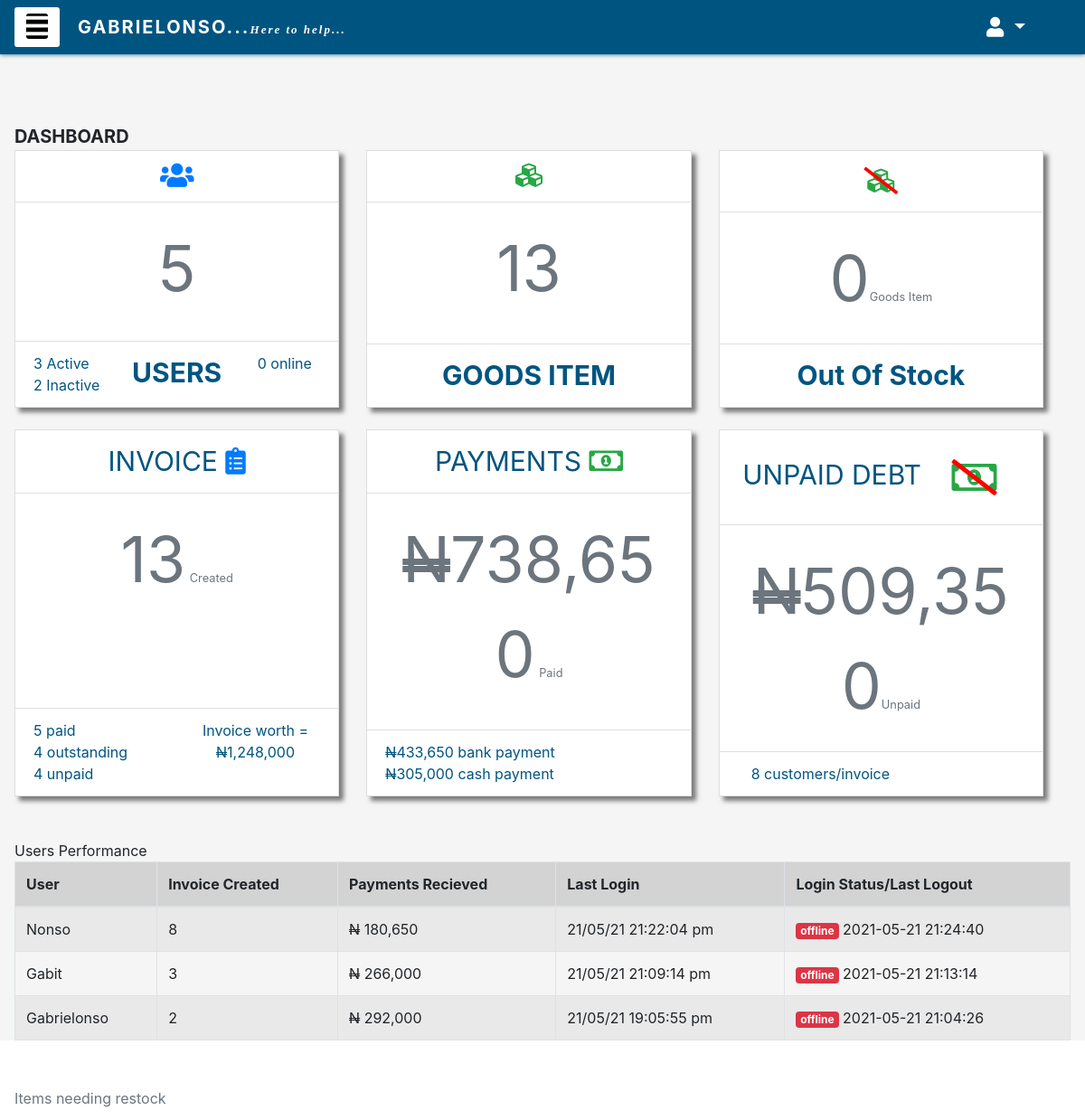
The app's page / (signed in) with its own data.
### tables this page shows
CREATE TABLE `users_tbl` (
  `user_id` int(3) NOT NULL,
  `user_name` varchar(30) NOT NULL,
  `user_mobile_no` varchar(15) DEFAULT NULL,
  `user_email` varchar(50) DEFAULT NULL,
  `user_password` varchar(255) NOT NULL,
  `user_type` enum('master_admin','admin','user') NOT NULL DEFAULT 'user',
  `user_status` enum('active','inactive') DEFAULT NULL,
  `user_last_login` datetime DEFAULT NULL,
  `user_curr_login_status` enum('online','offline') DEFAULT 'offline',
  `user_last_logout` datetime DEFAULT NULL,
  `user_reset_otp` varchar(255) DEFAULT NULL,
  `user_verified` int(5) DEFAULT NULL,
  `user_security_code` varchar(255) DEFAULT NULL
);

### my_db.class.php (called while the page is built, shortened)
<?php
class sp extends myQueries{
	public function get_invoice_and_payments($pdo){
		$sql = "CALL invoice_n_payments ();";
		$stmt = $pdo->prepare($sql);
		$stmt->execute();
		$this->num_rows = $stmt->rowCount();
		$result = $stmt->fetchAll();
		return $result;
	}
}
$db_sp = new sp();
?>

### index.php (the view, shortened to what this page needs)
<?php
include 'my_db.class.php';
include 'header.php';
$sql = "CALL `count_users`();";
$stmt = $pdo->prepare($sql);
$stmt->execute();
$result = $stmt->fetchAll();
foreach ($result as $user) {}
$sql = "CALL `goods_item_stock_dtl`()";
$stmt = $pdo->prepare($sql);
$stmt->execute();
$stock_itm = $stmt->fetchAll();
foreach ($stock_itm as $stock) {}
$inv_info = $db_sp->get_invoice_and_payments($pdo);
$ttl_invoice = $db_sp->num_rows;
$paid_inv = 0;
$outstanding_pay_inv = 0;
$outstanding_amt = 0;
$unpaid_inv = 0;
$unpaid_amt = 0;
$ttl_inv_worth = 0;
foreach ($inv_info as $inv) {
	$ttl_inv_worth += trim(floatval($inv['inv_fnl_ttl']));
	if ($inv['any_outstanding'] == 'no') {
					$paid_inv++;
				}
				elseif ($inv['any_outstanding'] == 'yes' && $inv['pay_amt'] != 0) {
					$outstanding_pay_inv++;
					$outstanding_amt +=$inv['outstanding_amt'];
				}
				else{
					$unpaid_inv++;
					$unpaid_amt +=$inv['inv_fnl_ttl'];
				}
}
$sql = "CALL `payment_dtls`()";
$stmt = $pdo->prepare($sql);
$stmt->execute();
$pay_info = $stmt->fetchAll();
foreach ($pay_info as $pay) {}
$sql = "CALL `users_perform`();";
$stmt = $pdo->prepare($sql);
$stmt->execute();
$user_sales = $stmt->fetchAll();
?>
			<div class="main dashboard">
				<div align="left" class="font-weight-bold" style="font-size: 20px">DASHBOARD</div>
				<div class="row text-secondary">
					<div class="card-deck col-lg-12">
						<div class="card text-center link">
	    					<div class="card-header">
								<i class="fa fa-users text-primary" style="font-size: 30px"></i>
							</div>
		      				<div class="card-body">
		      					<div class="card-text" style="font-size: 70px"><?php echo $user['total_users'] ?></div>
		      				</div>
		      				<div class="card-footer">
		      					<div class="row">
		      						<div class="col text-left">
		      							<div><?php echo $user['active_users']; ?> Active</div>
		      							<div><?php echo $user['inactive_users']; ?> Inactive</div>
		      						</div>
		      						<div class="col text-center">
		      							<div class="font-weight-bold" style="font-size: 30px">USERS</div>
		      						</div>
		      						<div class="col text-center">
		      							<div><?php echo $user['online_users']; ?> online</div>
		      						</div>
		      					</div>
		      				</div>
	    				</div>
						<div class="card text-center">
							<div class="card-header">
								<i class="fa fa-cubes text-success" style="font-size: 30px"></i>
							</div>
	      					<div class="card-body">
	      						<div class="card-text" style="font-size: 70px"><?php echo $stock['ttl_goods_item']; ?></div>
	      					</div>
	      					<div class="card-footer">
	      						<div class="font-weight-bold" style="font-size: 30px">GOODS ITEM</div>
	      					</div>
	    				</div>
	    				<div class="card text-center">
    						<div class="card-header">
    						    <span class="fa-stack fa-lg">
    						        <i class="fa fa-cubes fa-stack-1x text-success" style="font-size: 30px"></i>
                                    <i class="fas fa-slash fa-stack-1x" style="color:red; font-size:30px;"></i>
                                </span>
    						</div>
     		 				<div class="card-body">
     		 					<div>
     		 						<span class="card-text" style="font-size: 70px"><?php echo $stock['out_of_stock']; ?></span><span class="small">Goods Item</span>
     		 					</div>
      						</div>
      						<div class="card-footer">
      							<div class="font-weight-bold" style="font-size: 30px">Out Of Stock</div>
      						</div>
    					</div>
					</div>
				</div>
   				<div class="row py-4  text-secondary">
					<div class="card-deck col-lg-12">
						<div class="card text-center">
	    					<div class="card-header" style="font-size: 30px;">
	    						<div>INVOICE <i class='fas fa-clipboard-list text-primary'></i></div>
							</div>
		      				<div class="card-body">
		      					<span class="card-text" style="font-size: 70px"><?php echo $ttl_invoice ?></span>
		      					<span class="small">Created</span>
		      				</div>
		      				<div class="card-footer">
		      					<div class="row">
		      						<div class="col text-left">
		      							<div><?php echo $paid_inv; ?> paid</div>
				      					<div><?php echo $outstanding_pay_inv ?> outstanding</div>
				      					<div><?php echo $unpaid_inv; ?> unpaid</div>
				      				</div>
				      				<div class="col">
		      							Invoice worth = <s>N</s><?php echo number_format($ttl_inv_worth) ?>
		      						</div>
		      					</div>
		      				</div>
	    				</div>
						<div class="card text-center">
							<div class="card-header" style="font-size: 30px">
								<div>PAYMENTS <i class="far fa-money-bill-alt text-success"></i></div>
							</div>
	      					<div class="card-body">
	      						<span class="card-text" style="font-size: 70px"><s>N</s><?php echo number_format($pay['ttl_payments']) ?></span>
	      						<span class="small">Paid</span>
	      					</div>
	      					<div class="card-footer text-left">
	      						<div class="row">
		      						<div class="col">
		      							<div><s>N</s><?php echo number_format($pay['ttl_bank_pay']) ?> bank payment</div>
				      					<div><s>N</s><?php echo number_format($pay['ttl_cash_pay']) ?> cash payment</div>
				      				</div>
		      					</div>
	      					</div>
	    				</div>
	    				<div class="card text-center">
    						<div class="card-header" style="font-size: 30px;">
    							<div>UNPAID DEBT <span class="fa-stack fa-lg">
                                                    <i class="far fa-money-bill-alt fa-stack-1x text-success"></i>
                                                    <i class="fas fa-slash fa-stack-1x" style="color:red;"></i>
                                                </span>
                                </div>
    						</div>
     		 				<div class="card-body">
     		 					<div>
     		 						<span class="card-text" style="font-size: 70px"><s>N</s><?php echo number_format($unpaid_amt + $outstanding_amt) ?></span><span class="small">Unpaid</span>
     		 					</div>
      						</div>
      						<div class="card-footer">
      							<div class="col text-left">
		      						<div><?php echo ($outstanding_pay_inv + $unpaid_inv) ?> customers/invoice</div>
				      			</div>
      						</div>
    					</div>
					</div>
				</div>
				<div class="table-responsive my-4">
					<caption>Users Performance</caption>
					 <table class="table table-bordered table-striped">
					    <thead>
					      <tr>
					        <th>User</th>
					        <th>Invoice Created</th>
					        <th>Payments Recieved</th>
					        <th>Last Login</th>
					        <th>Login Status/Last Logout</th>
					      </tr>
					    </thead>
					    <tbody>
<?php
foreach ($user_sales as $user_info) {
	if ($user_info['user_curr_login_status'] == 'online') {
		$curr_login_status = '<span class="badge badge-success">online</span>';
	}
	else{
		$curr_login_status = '<span class="badge badge-danger">offline </span> '.$user_info['user_last_logout'].'';
	}
				echo	'<tr>
					        <td>'.$user_info['user_name'].'</td>
					        <td>'.$user_info['ttl_inv_created'].'</td>
					        <td><s>N</s> '.number_format($user_info['ttl_pay_recieved']).'</td>
					        <td>'.date_format(date_create($user_info['user_last_login']),"d/m/y H:i:s a").'</td>
							<td>'.$curr_login_status.'</td>
					    </tr>';
}
?>
					    </tbody>
					  </table>
				</div>
				<div>
					<table class="table table-striped">
						<caption>Items needing restock</caption>
					</table>
				</div>
			</div>
	</div>
</body>
</html>

### header.php (shortened to what this page needs)
<!DOCTYPE html>
<html>
<head>
	<link rel="stylesheet" href="https://maxcdn.bootstrapcdn.com/bootstrap/4.5.2/css/bootstrap.min.css">
	<link href="https://cdn.datatables.net/1.10.20/css/dataTables.bootstrap4.min.css" rel="stylesheet">
	<link rel="stylesheet" href="https://use.fontawesome.com/releases/v5.7.0/css/all.css">
	<link rel="stylesheet" type="text/css" href="style.css">
</head>
<body>
	<div class="container-fluid" style="background-color: WhiteSmoke;">
			<nav class="nav navbar top-navbar">
				<div class="btn nav-item sidenav-trigger" data-toggle="collapse" data-target="#sidenav">
					<i class="fas fa-bars"></i>
				</div>
				<div class="nav-menu">
					<div class="navbar-brand nav-item">
						<marquee>GABRIELONSO...<i class="note">Here to help...</i></marquee>
					</div>
					<div class="nav-item navbar-right-menu">
						<ul class="navbar-nav">
							<li class="dropdown">
						     	<a href="#" id="navbardrop" class="nav-link dropdown-toggle" data-toggle="dropdown">
						        	<i class="fa fa-user"></i>
						    	</a>
						    </li>
						</ul>
					</div>
				</div>
			</nav>
			<div class="main p-3">

### style.css (style rules this page uses)
* { margin: 0px; padding: 0px; list-style: none; box-sizing: border-box; text-decoration: none; }
.container-fluid { position: relative; height: 100%; width: 100%; padding: 0px; }
.top-navbar { background-color: #005580; height: 60px; display: flex; position: fixed; top: 0; left: 0; width: 100%; z-index: 4; box-shadow: 0 0 5px #005580; }
.sidenav-trigger { width: 50px; height: 100%; background-color: #ffffff; position: relative; font-size: 28px; align-items: center; border-radius: 3px; }
.sidenav-trigger i { display: flex; justify-content: center; align-items: center; background-color: black; position: relative; color: #ffffff; border-radius: 3px; }
.nav-menu { width: calc(100% - 50px); height: 100%; display: flex; justify-content: space-between; align-items: center; padding: 0px 20px; }
.navbar-brand { color: #ffffff; letter-spacing: 2px; font-weight: bolder; width: 80%; }
.note { font-size: 13px; font-family: serif; }
.navbar-right-menu { text-align: right; padding: 5px 30px; width: 20%; }
#navbardrop { position: relative; font-size: 22px; color: #ffffff; }
.main { position:relative; top: 60px; }
s { text-decoration: line-through; text-decoration-style: double; }
.dashboard .card { box-shadow: 5px 5px 5px rgba(0,0,0,0.5); background-color: white; border-radius: 0; }
.dashboard .card-header, .dashboard .card-footer { background-color: white; color: #005580; }
thead { background-color: LightGrey; }

### records on screen
users_tbl: user_name "Nonso", ttl_inv_created "8", ttl_pay_recieved "180,650", user_last_login "21/05/21 21:22:04 pm", user_last_logout "2021-05-21 21:24:40"
users_tbl: user_name "Gabit", ttl_inv_created "3", ttl_pay_recieved "266,000", user_last_login "21/05/21 21:09:14 pm", user_last_logout "2021-05-21 21:13:14"
users_tbl: user_name "Gabrielonso", ttl_inv_created "2", ttl_pay_recieved "292,000", user_last_login "21/05/21 19:05:55 pm", user_last_logout "2021-05-21 21:04:26"

### other values on screen
$user['total_users'] "5"
$user['active_users'] "3"
$user['inactive_users'] "2"
$user['online_users'] "0"
$stock['ttl_goods_item'] "13"
$stock['out_of_stock'] "0"
$ttl_invoice "13"
$paid_inv "5"
$outstanding_pay_inv "4"
$unpaid_inv "4"
$ttl_inv_worth "1,248,000"
$pay['ttl_payments'] "738,650"
$pay['ttl_bank_pay'] "433,650"
$pay['ttl_cash_pay'] "305,000"
$unpaid_amt + $outstanding_amt "509,350"
